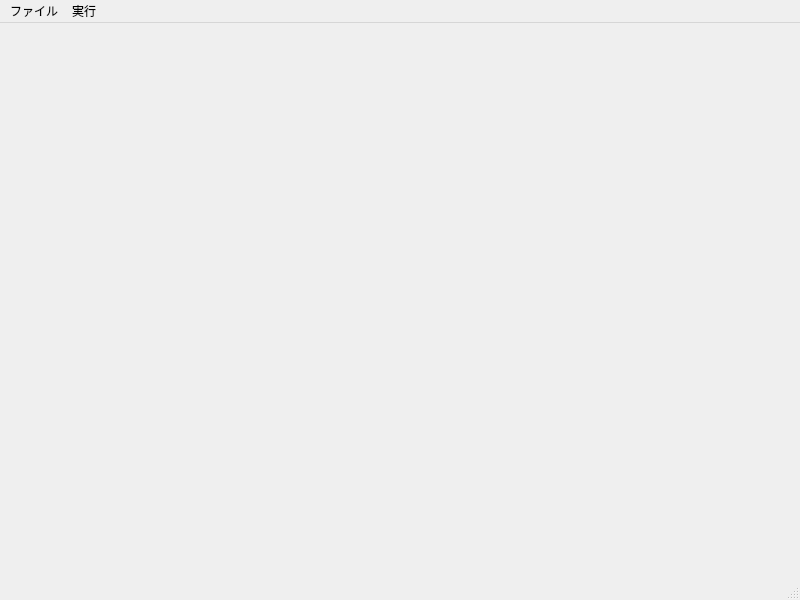
<?xml version="1.0" encoding="UTF-8"?>
<ui version="4.0">
 <class>MainWindow</class>
 <widget class="QMainWindow" name="MainWindow">
  <property name="geometry">
   <rect>
    <x>0</x>
    <y>0</y>
    <width>800</width>
    <height>600</height>
   </rect>
  </property>
  <property name="windowTitle">
   <string>MainWindow</string>
  </property>
  <widget class="QWidget" name="centralwidget"/>
  <widget class="QMenuBar" name="menubar">
   <property name="geometry">
    <rect>
     <x>0</x>
     <y>0</y>
     <width>800</width>
     <height>22</height>
    </rect>
   </property>
   <widget class="QMenu" name="menufile">
    <property name="title">
     <string>ファイル</string>
    </property>
    <addaction name="actionexit"/>
    <addaction name="actionecport"/>
    <addaction name="actionescape"/>
    <addaction name="actionsave"/>
    <addaction name="action"/>
    <addaction name="action_2"/>
    <addaction name="action_3"/>
   </widget>
   <widget class="QMenu" name="menurun">
    <property name="title">
     <string>実行</string>
    </property>
    <addaction name="actionactionRun"/>
   </widget>
   <addaction name="menufile"/>
   <addaction name="menurun"/>
  </widget>
  <widget class="QStatusBar" name="statusbar"/>
  <action name="actionexit">
   <property name="text">
    <string>やめる</string>
   </property>
  </action>
  <action name="actionecport">
   <property name="text">
    <string>エクスポート</string>
   </property>
  </action>
  <action name="actionescape">
   <property name="text">
    <string>escape</string>
   </property>
  </action>
  <action name="actionsave">
   <property name="text">
    <string>セーブ</string>
   </property>
  </action>
  <action name="actionactionRun">
   <property name="text">
    <string>実行する</string>
   </property>
  </action>
  <action name="action">
   <property name="text">
    <string>ノードを保存</string>
   </property>
  </action>
  <action name="action_2">
   <property name="text">
    <string>読み込み</string>
   </property>
  </action>
  <action name="action_3">
   <property name="text">
    <string>設定</string>
   </property>
  </action>
 </widget>
 <resources/>
 <connections>
  <connection>
   <sender>MainWindow</sender>
   <signal>windowIconTextChanged(QString)</signal>
   <receiver>MainWindow</receiver>
   <slot>close()</slot>
   <hints>
    <hint type="sourcelabel">
     <x>399</x>
     <y>299</y>
    </hint>
    <hint type="destinationlabel">
     <x>399</x>
     <y>299</y>
    </hint>
   </hints>
  </connection>
 </connections>
</ui>
